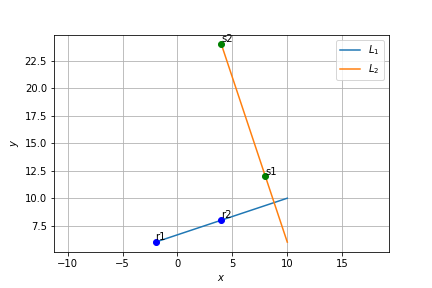

Write the Python code that produced this figure.
# -*- coding: utf-8 -*-
"""assignment8.ipynb

Automatically generated by Colaboratory.

Original file is located at
    https://colab.research.google.com/drive/1yincQEgG5gvBM5_0LQWQe8j6OYHp7X-U
"""

# -*- coding: utf-8 -*-
"""coeffs.ipynb
Automatically generated by Colaboratory.
Original file is located at
    https://colab.research.google.com/drive/1BENeKzBauyOjSYqXOpynAcVoj0eB845R
"""
 
import numpy as np
 
 
def dir_vec(A,B):
  return B-A
 
def norm_vec(A,B):
  return np.matmul(omat, dir_vec(A,B))
 
#Generate line points
#def line_gen(A,B):
#  len =10
#  dim = A.shape[0]
#  x_AB = np.zeros((dim,len))
#  lam_1 = np.linspace(0,1,len)
#  for i in range(len):
#    temp1 = A + lam_1[i]*(B-A)
#    x_AB[:,i]= temp1.T
#  return x_AB
 
#Generate line intercepts
def line_icepts(n,c):
  e1 = np.array([1,0]) 
  e2 = np.array([0,1]) 
  A = c*e1/(n@e1)
  B = c*e2/(n@e2)
  return A,B
 
#Generate line points
def line_dir_pt(m,A,k1,k2):
  len =10
  dim = A.shape[0]
  x_AB = np.zeros((dim,len))
  lam_1 = np.linspace(k1,k2,len)
  for i in range(len):
    temp1 = A + lam_1[i]*m
    x_AB[:,i]= temp1.T
  return x_AB
#Generate line points
 
def line_norm_eq(n,c,k):
  len =10
  dim = n.shape[0]
  m = omat@n
  m = m/np.linalg.norm(m)
#  x_AB = np.zeros((dim,2*len))
  x_AB = np.zeros((dim,len))
  lam_1 = np.linspace(k[0],k[1],len)
#  print(lam_1)
#  lam_2 = np.linspace(0,k2,len)
  if c==0:
    for i in range(len):
      temp1 = lam_1[i]*m
      x_AB[:,i]= temp1.T
  else:
    A,B = line_icepts(n,c)
    for i in range(len):
      temp1 = A + lam_1[i]*m
      x_AB[:,i]= temp1.T
#    temp2 = B + lam_2[i]*m
#    x_AB[:,i+len]= temp2.T
  return x_AB
 
#def line_dir_pt(m,A, dim):
#  len = 10
#  dim = A.shape[0]
#  x_AB = np.zeros((dim,len))
#  lam_1 = np.linspace(0,10,len)
#  for i in range(len):
#    temp1 = A + lam_1[i]*m
#    x_AB[:,i]= temp1.T
#  return x_AB
 
 
#Generate line points
def line_gen(A,B):
  len =10
  x_AB = np.zeros((2,len))
  lam_1 = np.linspace(0,1,len)
  for i in range(len):
    temp1 = A + lam_1[i]*(B-A)
    x_AB[:,i]= temp1.T
  return x_AB
 
def line_gen_varlen(A,B, k1, k2):
  len =10
  x_AB = np.zeros((2,len))
  lam_1 = np.linspace(k1,k2,len)
  for i in range(len):
    temp1 = A + lam_1[i]*(B-A)
    x_AB[:,i]= temp1.T
  return x_AB
 
 
#Foot of the Altitude
def alt_foot(A,B,C):
  m = B-C
  n = np.matmul(omat,m) 
  N=np.vstack((m,n))
  p = np.zeros(2)
  p[0] = m@A 
  p[1] = n@B
  #Intersection
  P=np.linalg.inv(N.T)@p
  return P
 
#Intersection of two lines
def line_intersect(n1,c1,n2,c2):
  N=np.vstack((n1,n2))
  p = np.array([c1,c2]) 
  #Intersection
  P=np.linalg.inv(N)@p
#  P=np.linalg.inv(N.T)@p
  return P
 
#Radius and centre of the circumcircle
#of triangle ABC
def ccircle(A,B,C):
  p = np.zeros(2)
  n1 = dir_vec(B,A)
  p[0] = 0.5*(np.linalg.norm(A)**2-np.linalg.norm(B)**2)
  n2 = dir_vec(C,B)
  p[1] = 0.5*(np.linalg.norm(B)**2-np.linalg.norm(C)**2)
  #Intersection
  N=np.vstack((n1,n2))
  O=np.linalg.inv(N)@p
  r = np.linalg.norm(A -O)
  return O,r
 
#Radius and centre of the incircle
#of triangle ABC
def icentre(A,B,C,k1,k2):
  p = np.zeros(2)
  t = norm_vec(B,C)
  n1 = t/np.linalg.norm(t)
  t = norm_vec(C,A)
  n2 = t/np.linalg.norm(t)
  t = norm_vec(A,B)
  n3 = t/np.linalg.norm(t)
  p[0] = n1@B- k1*n2@C
  p[1] = n2@C- k2*n3@A
  N=np.vstack((n1-k1*n2,n2-k2*n3))
  I=np.matmul(np.linalg.inv(N),p)
  r = n1@(I-B)
  #Intersection
  return I,r
 
def mult_line(A_I,b_z,k,m):
 for i in range(m):
  if i == 0:
    x = line_norm_eq(A_I[i,:],b_z[i],k[i,:])
  elif i == 1:
    y = line_norm_eq(A_I[i,:],b_z[i],k[i,:])
    z = np.vstack((x[None], y[None]))
  else:
    x = line_norm_eq(A_I[i,:],b_z[i],k[i,:])
    z = np.vstack((z,x[None]))
 return z
 
dvec = np.array([-1,1]) 
#Orthogonal matrix
omat = np.array([[0,1],[-1,0]])

import numpy as np
import matplotlib.pyplot as plt
#from coeffs import *
 
#if using termux
import subprocess
import shlex
#end if
import numpy as np
 #Line points
r1 = np.array([-2,10])
r2 = np.array([6,10])
s1 = np.array([8,4])
s2 = np.array([12,24])
plt.plot([-2,10],[6,10],label='$L_1$')
plt.plot([10,4],[6,24],label='$L_2$')
#
plt.xlabel('$x$')
plt.ylabel('$y$')
plt.legend(loc='best')
plt.grid() # minor
plt.axis('equal')
 
plt.plot(-2,6, 'o',color='b')
plt.text(-2 ,6.2,'r1')
plt.plot(4,8, 'o',color='b')
plt.text(4 ,8.2,'r2')
plt.plot(8,12, 'o',color='g')
plt.text(8 ,12.1,'s1')
plt.plot(4,24, 'o',color='g')
plt.text(4,24.2,'s2')

#if using termux
plt.savefig('assignment8.png')
#else
#plt.show()